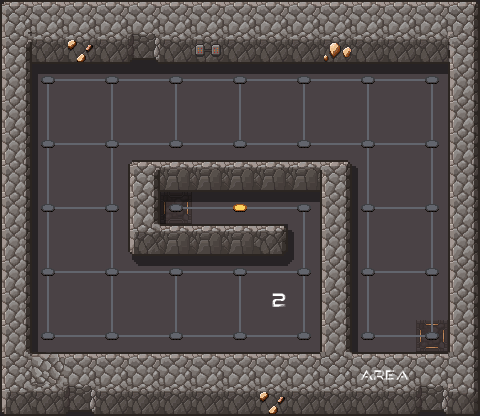

Tiled map render using the project's own tile images. Description and the whole map definition, tile-layer contents included, below:
An orthogonal 15x13 tile map with 32x32 px tiles, 6 tile layers (floor, sh, wall, p, ...), 3 tilesets.

<map version="1.10" tiledversion="1.10.2" orientation="orthogonal" renderorder="right-down" width="15" height="13" tilewidth="32" tileheight="32" infinite="0" nextlayerid="8" nextobjectid="1">
 <tileset firstgid="1" source="scifi_dungeon_tileset.tsx" />
 <tileset firstgid="193" source="scifi_dungeon_tileset2.tsx" />
 <tileset firstgid="433" source="scifi_tileset_01.tsx" />
 <layer id="2" name="floor" width="15" height="13">
  <data encoding="csv">
343,343,343,343,343,343,343,343,343,343,343,343,343,343,343,
343,343,343,343,343,343,343,343,343,343,343,343,343,343,343,
343,343,343,343,343,343,343,343,343,343,343,343,343,343,343,
343,343,343,343,343,343,343,343,343,343,343,343,343,343,343,
343,343,343,343,343,343,343,343,343,343,343,343,343,343,343,
343,343,343,343,343,343,343,343,343,343,343,343,343,343,343,
343,343,343,343,343,373,343,343,343,343,343,343,343,343,343,
343,343,343,343,343,343,343,343,343,343,343,343,343,343,343,
343,343,343,343,343,343,343,343,343,343,343,343,343,343,343,
343,343,343,343,343,343,343,343,343,343,343,343,343,343,343,
343,343,343,343,343,343,343,343,343,343,343,343,343,375,343,
343,343,343,343,343,343,343,343,343,343,343,343,343,343,343,
343,343,343,343,343,343,343,343,343,343,343,343,343,343,343
</data>
 </layer>
 <layer id="4" name="sh" width="15" height="13" opacity="0.47">
  <data encoding="csv">
228,0,0,0,0,0,0,0,0,0,0,0,0,0,228,
0,205,214,214,228,214,214,214,214,214,214,214,214,214,0,
0,205,214,214,214,214,214,214,214,214,214,214,214,214,0,
0,235,0,0,0,0,0,0,0,0,0,0,0,0,0,
0,235,0,0,0,0,0,0,0,0,0,0,0,0,0,
0,235,0,0,0,0,0,0,0,0,0,225,0,0,0,
0,235,0,0,0,205,214,214,214,214,0,235,0,0,0,
0,235,0,0,0,0,228,228,30,27,0,235,0,0,0,
0,235,0,0,216,214,214,18,18,19,0,235,0,0,0,
0,235,0,0,0,0,0,0,0,0,0,235,0,0,0,
0,235,0,0,0,0,0,0,0,0,0,235,0,0,0,
0,0,0,0,0,0,0,0,0,0,0,0,0,0,0,
228,0,228,228,228,0,0,0,0,0,0,0,0,228,228
</data>
 </layer>
 <layer id="3" name="wall" width="15" height="13">
  <data encoding="csv">
226,245,245,245,245,245,245,245,245,245,245,245,245,245,224,
263,293,308,293,294,293,300,293,293,293,298,293,293,293,260,
220,0,0,0,0,0,0,0,0,0,0,0,0,0,220,
220,0,0,0,0,0,0,0,0,0,0,0,0,0,220,
220,0,0,0,0,0,0,0,0,0,0,0,0,0,220,
220,0,0,0,258,199,199,199,199,199,259,0,0,0,220,
220,0,0,0,220,0,0,0,0,0,220,0,0,0,220,
220,0,0,0,206,199,199,7,8,0,220,0,0,0,220,
220,0,0,0,0,0,0,0,0,0,220,0,0,0,220,
220,0,0,0,0,0,0,0,0,0,220,0,0,0,220,
220,0,0,0,0,0,0,0,0,0,220,0,0,0,220,
264,2684354777,245,245,245,245,245,245,245,245,193,245,245,245,234,
206,293,294,293,293,293,293,293,308,293,293,293,293,294,275
</data>
 </layer>
 <layer id="7" name="p" width="15" height="13">
  <data encoding="csv">
0,0,0,0,0,0,0,0,0,0,0,0,0,0,0,
0,0,0,0,0,0,0,0,0,0,0,0,0,0,0,
0,0,0,0,0,0,0,0,0,0,0,0,0,0,0,
0,0,0,0,0,0,0,0,0,0,0,0,0,0,0,
0,0,0,0,0,0,0,0,0,0,0,0,0,0,0,
0,0,0,0,0,0,0,0,0,0,0,0,0,0,0,
0,0,0,0,0,0,0,0,0,0,0,0,0,0,0,
0,0,0,0,0,0,0,0,0,0,0,0,0,0,0,
0,0,0,0,0,0,0,0,0,0,0,0,0,0,0,
0,0,0,0,0,0,0,0,587,0,0,0,0,0,0,
0,0,0,0,0,0,0,0,0,0,0,0,0,0,0,
0,0,0,0,0,0,0,0,0,0,0,583,584,0,0,
0,0,0,0,0,0,0,0,0,0,0,0,0,0,0
</data>
 </layer>
 <layer id="5" name="line" width="15" height="13">
  <data encoding="csv">
0,0,0,0,0,0,0,0,0,0,0,0,0,0,0,
0,0,0,0,0,0,0,0,0,0,0,0,0,0,0,
0,2684354912,1610613107,3221225823,1610613107,3221225823,1610613107,3221225823,1610613107,3221225823,1610613107,3221225823,1610613107,3221225824,0,
0,3221225843,0,3221225843,0,371,0,371,0,371,0,371,0,371,0,
0,2684354911,1610613107,361,1610613107,351,1610613107,351,1610613107,351,1610613107,361,1610613107,1610613087,0,
0,3221225843,0,3221225843,0,0,0,0,0,0,0,371,0,371,0,
0,2684354911,1610613107,1610613087,0,362,2684354931,2684354931,2684354931,3221225824,0,2684354911,1610613107,1610613087,0,
0,3221225843,0,3221225843,0,0,0,0,0,371,0,371,0,371,0,
0,2684354911,2684354931,361,2684354931,3221225823,2684354931,3221225823,2684354931,1610613087,0,2684354911,1610613107,1610613087,0,
0,3221225843,0,371,0,371,0,371,0,371,0,371,0,371,0,
0,352,2684354931,351,2684354931,351,2684354931,351,2684354931,1610613088,0,352,1610613107,1610613088,0,
0,0,0,0,0,0,0,0,0,0,0,0,0,0,0,
0,0,0,0,0,0,0,0,0,0,0,0,0,0,0
</data>
 </layer>
 <layer id="1" name="point" width="15" height="13">
  <data encoding="csv">
0,0,0,0,0,0,0,0,0,0,0,0,0,0,0,
0,0,0,0,0,0,0,0,0,0,0,0,0,0,0,
0,360,0,360,0,360,0,360,0,360,0,360,0,360,0,
0,0,0,0,0,0,0,0,0,0,0,0,0,0,0,
0,360,0,360,0,360,0,360,0,360,0,360,0,360,0,
0,0,0,0,0,0,0,0,0,0,0,0,0,0,0,
0,360,0,360,0,360,0,350,0,360,0,360,0,360,0,
0,0,0,0,0,0,0,0,0,0,0,0,0,0,0,
0,360,0,360,0,360,0,360,0,360,0,360,0,360,0,
0,0,0,0,0,0,0,0,0,0,0,0,0,0,0,
0,360,0,360,0,360,0,360,0,360,0,360,0,360,0,
0,0,0,0,0,0,0,0,0,0,0,0,0,0,0,
0,0,0,0,0,0,0,0,0,0,0,0,0,0,0
</data>
 </layer>
</map>
